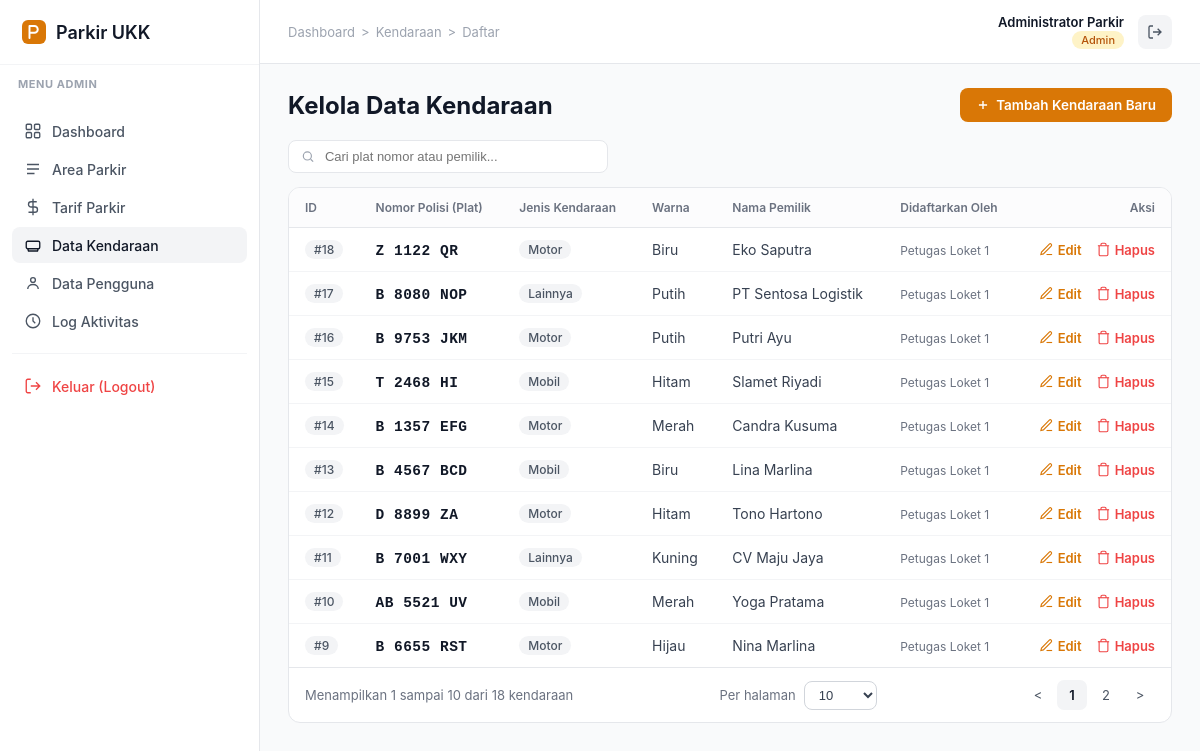
The page /index.php?c=admin&a=kendaraan (signed in) on the database its author committed.
### tables this page shows
CREATE TABLE IF NOT EXISTS tb_kendaraan (
    id_kendaraan INT(11) AUTO_INCREMENT PRIMARY KEY,
    plat_nomor VARCHAR(15) NOT NULL UNIQUE,
    jenis_kendaraan VARCHAR(20) NOT NULL,
    warna VARCHAR(20) NOT NULL,
    pemilik VARCHAR(100) NOT NULL,
    id_user INT(11) NULL,
    CONSTRAINT fk_kendaraan_user FOREIGN KEY (id_user) 
        REFERENCES tb_user (id_user) ON DELETE SET NULL ON UPDATE CASCADE
);

CREATE TABLE IF NOT EXISTS tb_user (
    id_user INT(11) AUTO_INCREMENT PRIMARY KEY,
    nama_lengkap VARCHAR(50) NOT NULL,
    username VARCHAR(50) NOT NULL UNIQUE,
    password VARCHAR(255) NOT NULL,
    role ENUM('admin', 'petugas', 'owner') NOT NULL DEFAULT 'petugas',
    status_aktif TINYINT(1) NOT NULL DEFAULT 1
);

### Controllers/BaseController.php (called while the page is built, shortened)
<?php
abstract class BaseController {
    protected function render($view, $data = []) {
        extract($data);
        require __DIR__ . '/../view/' . $view . '.php';
    }
    protected function halaman($view, $pageTitle, $activeMenu, array $breadcrumbs, array $data = []) {
        $this->render($view, array_merge($data, compact('pageTitle', 'activeMenu', 'breadcrumbs')));
    }
}

### Controllers/AdminController.php (called while the page is built, shortened)
<?php
require_once __DIR__ . '/BaseController.php';
class AdminController extends BaseController {
    public function kendaraan() {
        $mKendaraan = $this->model('m_kendaraan');
        $search     = $this->get('search');
        $tipe       = 'member';
        $pg   = $this->paginasi($mKendaraan->countAll($search, $tipe));
        $rows = $mKendaraan->getAll($search, $pg['perPage'], $pg['offset'], $tipe);
        $this->halaman('admin/kendaraan/index', 'Data Kendaraan', 'kendaraan',
            $this->crumbs('Kendaraan', 'kendaraan', 'Daftar'),
            array_merge($pg, compact('search', 'rows')));
    }
}

### index.php (called while the page is built, shortened)
<?php
$action     = strtolower(trim($_GET['a'] ?? ''));
$objek = new $namaClass();
$objek->$action();

### model/m_base.php (called while the page is built, shortened)
<?php
require_once __DIR__ . '/m_koneksi.php';
abstract class m_base {
    protected $conn;
    public function __construct() {
        $this->conn = (new Koneksi())->getKoneksi();
    }
    protected function ambilSemua($sql) {
        $hasil = mysqli_query($this->conn, $sql);
        $data  = [];
        while ($hasil && $baris = mysqli_fetch_assoc($hasil)) {
            $data[] = $baris;
        }
        return $data;
    }
}

### model/m_koneksi.php (called while the page is built)
<?php
class Koneksi {
    private $host = "localhost";
    private $user = "root";
    private $db   = "parkir";
    private $pass = "";
    private $koneksi = null;
    public function __construct() {
        $sambungan = @mysqli_connect($this->host, $this->user, $this->pass, $this->db);
        if ($sambungan) {
            mysqli_set_charset($sambungan, "utf8mb4");
            mysqli_query($sambungan, "SET time_zone = '+07:00'");
            $this->koneksi = $sambungan;
        }
    }
    public function getKoneksi() {
        return $this->koneksi;
    }
}

### model/m_kendaraan.php (called while the page is built, shortened)
<?php
require_once __DIR__ . '/m_base.php';
class m_kendaraan extends m_base {
    private function selectDasar() {
        return "SELECT k.*, u.nama_lengkap AS nama_petugas, (k.id_user IS NOT NULL) AS is_member
                FROM tb_kendaraan k
                LEFT JOIN tb_user u ON k.id_user = u.id_user";
    }
    private function whereFilter($search, $tipe) {
        $kondisi = [];
        if ($tipe === 'member') {
            $kondisi[] = "k.id_user IS NOT NULL";
        } elseif ($tipe === 'umum') {
            $kondisi[] = "k.id_user IS NULL";
        }
        return $this->buatWhere($kondisi);
    }
    public function getAll($search = '', $limit = 50, $offset = 0, $tipe = '') {
        return $this->ambilSemua($this->selectDasar() . $this->whereFilter($search, $tipe)
                               . " ORDER BY k.id_kendaraan DESC" . $this->buatLimit($limit, $offset));
    }
}

### view/admin/kendaraan/index.php (the view, shortened to what this page needs)
<?php
require __DIR__ . '/../../template/header.php';
?>
<div class="fi-page-header">
    <h1 class="fi-page-title">Kelola Data Kendaraan</h1>
    <div class="fi-page-actions">
        <a href="index.php?c=admin&a=tambah_kendaraan" class="fi-btn fi-btn-primary">
            <svg width="14" height="14" viewBox="0 0 24 24" fill="none" stroke="currentColor" stroke-width="2.4"><path d="M12 5v14M5 12h14"/></svg>
            Tambah Kendaraan Baru
        </a>
    </div>
</div>
<form method="get" style="margin-bottom:14px; display:flex; gap:10px; flex-wrap:wrap; align-items:center;">
    <div class="fi-topbar-search" style="width:100%; max-width:320px; background:#fff;">
        <svg width="15" height="15" viewBox="0 0 24 24" fill="none" stroke="currentColor" stroke-width="2"><circle cx="11" cy="11" r="7"/><path d="M21 21l-4.3-4.3"/></svg>
        <input type="text" name="search" placeholder="Cari plat nomor atau pemilik..." value="<?= htmlspecialchars($search) ?>" onchange="this.form.submit()">
    </div>
</form>
<div class="fi-card">
    <div class="fi-table-wrap">
        <table class="fi-table">
            <thead>
                <tr>
                    <th style="width: 70px;">ID</th>
                    <th>Nomor Polisi (Plat)</th>
                    <th>Jenis Kendaraan</th>
                    <th>Warna</th>
                    <th>Nama Pemilik</th>
                    <th>Didaftarkan Oleh</th>
                    <th style="text-align: right;">Aksi</th>
                </tr>
            </thead>
            <tbody>
            <?php foreach ($rows as $row): ?>
                <tr>
                    <td><span class="fi-badge">#<?= htmlspecialchars($row['id_kendaraan']) ?></span></td>
                    <td>
                        <strong style="font-family: 'Courier New', monospace; font-size: 14.5px; letter-spacing: 0.5px; color: var(--fi-gray-900);">
                            <?= htmlspecialchars($row['plat_nomor']) ?>
                        </strong>
                    </td>
                    <td>
                        <span class="fi-badge" style="text-transform: capitalize; background: #f3f4f6;">
                            <?= htmlspecialchars($row['jenis_kendaraan']) ?>
                        </span>
                    </td>
                    <td><?= htmlspecialchars($row['warna'] ?: '-') ?></td>
                    <td><?= htmlspecialchars($row['pemilik']) ?></td>
                    <td><span style="font-size: 12px; color: var(--fi-gray-500);"><?= htmlspecialchars($row['nama_petugas'] ?? 'Sistem') ?></span></td>
                    <td style="text-align: right;">
                        <div class="fi-row-actions" style="justify-content: flex-end;">
                            <a href="index.php?c=admin&a=ubah_kendaraan&id=<?= urlencode($row['id_kendaraan']) ?>">
                                <svg width="15" height="15" viewBox="0 0 24 24" fill="none" stroke="currentColor" stroke-width="1.8"><path d="M12 20h9"/><path d="M16.5 3.5a2.1 2.1 0 0 1 3 3L7 19l-4 1 1-4 12.5-12.5z"/></svg>Edit
                            </a>
                            <a href="index.php?c=admin&a=hapus_kendaraan&id=<?= urlencode($row['id_kendaraan']) ?>" onclick="return confirm('Apakah Anda yakin ingin menghapus data kendaraan ini?')" style="color: #ef4444;">
                                <svg width="15" height="15" viewBox="0 0 24 24" fill="none" stroke="currentColor" stroke-width="1.8"><polyline points="3 6 5 6 21 6"/><path d="M19 6v14a2 2 0 0 1-2 2H7a2 2 0 0 1-2-2V6m3 0V4a2 2 0 0 1 2-2h4a2 2 0 0 1 2 2v2"/></svg>Hapus
                            </a>
                        </div>
                    </td>
                </tr>
            <?php endforeach; ?>
            </tbody>
        </table>
    </div>
    <div class="fi-table-footer">
        <span>Menampilkan <?= $showingFrom ?> sampai <?= $showingTo ?> dari <?= $total ?> kendaraan</span>
        <div class="fi-per-page">
            <span>Per halaman</span>
            <select onchange="location.href='index.php?c=admin&a=kendaraan&page=1&per_page='+this.value+'&search=<?= urlencode($search) ?>'">
                <?php foreach ($allowedPerPage as $opt): ?>
                    <option value="<?= $opt ?>" <?= $perPage === $opt ? 'selected' : '' ?>><?= $opt ?></option>
                <?php endforeach; ?>
            </select>
        </div>
        <div class="fi-pagination">
            <a href="index.php?c=admin&a=kendaraan&page=<?= max(1, $page - 1) ?>&per_page=<?= $perPage ?>&search=<?= urlencode($search) ?>">&lt;</a>
            <?php for ($p = 1; $p <= $totalPages; $p++): ?>
                <?php if ($p === $page): ?>
                    <span class="is-current"><?= $p ?></span>
                <?php else: ?>
                    <a href="index.php?c=admin&a=kendaraan&page=<?= $p ?>&per_page=<?= $perPage ?>&search=<?= urlencode($search) ?>"><?= $p ?></a>
                <?php endif; ?>
            <?php endfor; ?>
            <a href="index.php?c=admin&a=kendaraan&page=<?= min($totalPages, $page + 1) ?>&per_page=<?= $perPage ?>&search=<?= urlencode($search) ?>">&gt;</a>
        </div>
    </div>
</div>
<?php require __DIR__ . '/../../template/footer.php'; ?>

### view/template/style.css (style rules this page uses)
:root { --fi-primary: #d97706; --fi-primary-light: #fef3c7; --fi-success: #16a34a; --fi-gray-25: #fcfcfd; --fi-gray-50: #f9fafb; --fi-gray-100: #f3f4f6; --fi-gray-200: #e5e7eb; --fi-gray-300: #d1d5db; --fi-gray-400: #9ca3af; --fi-gray-500: #6b7280; --fi-gray-600: #4b5563; --fi-gray-700: #374151; --fi-gray-900: #111827; --sidebar-width: 260px; }
* { box-sizing: border-box; }
body { margin: 0; font-family: "Inter", -apple-system, BlinkMacSystemFont, "Segoe UI", sans-serif; background: var(--fi-gray-50); color: var(--fi-gray-700); font-size: 14px; }
a { text-decoration: none; color: inherit; }
.fi-topbar-search { display: flex; align-items: center; gap: 8px; background: var(--fi-gray-50); border: 1px solid var(--fi-gray-200); border-radius: 8px; padding: 7px 12px; color: var(--fi-gray-400); width: 220px; }
.fi-topbar-search input { border: none; background: transparent; outline: none; font-size: 13px; width: 100%; color: var(--fi-gray-700); }
.fi-page-header { display: flex; align-items: center; justify-content: space-between; margin-bottom: 18px; gap: 16px; flex-wrap: wrap; }
.fi-page-title { font-size: 24px; font-weight: 700; color: var(--fi-gray-900); margin: 0; }
.fi-page-actions { display: flex; gap: 10px; align-items: center; }
.fi-btn { display: inline-flex; align-items: center; gap: 6px; border: none; border-radius: 8px; padding: 9px 16px; font-size: 13.5px; font-weight: 600; cursor: pointer; }
.fi-btn-primary { background: var(--fi-primary); color: #fff; }
.fi-card { background: #fff; border: 1px solid var(--fi-gray-200); border-radius: 12px; overflow: hidden; }
.fi-table-wrap { overflow-x: auto; }
table.fi-table { width: 100%; border-collapse: collapse; }
.fi-table thead th { text-align: left; font-size: 12px; font-weight: 600; color: var(--fi-gray-500); text-transform: none; padding: 12px 16px; border-bottom: 1px solid var(--fi-gray-200); background: var(--fi-gray-25); white-space: nowrap; }
.fi-table tbody td { padding: 12px 16px; border-bottom: 1px solid var(--fi-gray-100); color: var(--fi-gray-700); white-space: nowrap; }
.fi-table tbody tr:last-child td { border-bottom: none; }
.fi-badge { display: inline-flex; padding: 2px 9px; border-radius: 999px; font-size: 12px; font-weight: 500; background: var(--fi-gray-100); color: var(--fi-gray-600); }
.fi-row-actions { display: flex; gap: 14px; align-items: center; }
.fi-row-actions a { font-size: 13px; font-weight: 600; color: var(--fi-primary); display: inline-flex; align-items: center; gap: 4px; }
.fi-table-footer { display: flex; align-items: center; justify-content: space-between; padding: 12px 16px; border-top: 1px solid var(--fi-gray-200); font-size: 13px; color: var(--fi-gray-500); flex-wrap: wrap; gap: 10px; }
.fi-per-page { display: flex; align-items: center; gap: 8px; }
.fi-per-page select { border: 1px solid var(--fi-gray-300); border-radius: 8px; padding: 5px 26px 5px 10px; font-size: 13px; color: var(--fi-gray-700); background: #fff; }
.fi-pagination { display: flex; align-items: center; gap: 4px; }
.fi-pagination a, .fi-pagination span { display: inline-flex; align-items: center; justify-content: center; min-width: 30px; height: 30px; border-radius: 7px; font-size: 13px; color: var(--fi-gray-600); }
.fi-pagination .is-current { background: var(--fi-gray-100); color: var(--fi-gray-900); font-weight: 600; }

### rows shown on the page
tb_kendaraan: id_kendaraan "18", plat_nomor "Z 1122 QR", jenis_kendaraan "Motor", warna "Biru", pemilik "Eko Saputra", id_user.nama_lengkap "Petugas Loket 1"
tb_kendaraan: id_kendaraan "17", plat_nomor "B 8080 NOP", jenis_kendaraan "Lainnya", warna "Putih", pemilik "PT Sentosa Logistik", id_user.nama_lengkap "Petugas Loket 1"
tb_kendaraan: id_kendaraan "16", plat_nomor "B 9753 JKM", jenis_kendaraan "Motor", warna "Putih", pemilik "Putri Ayu", id_user.nama_lengkap "Petugas Loket 1"
tb_kendaraan: id_kendaraan "15", plat_nomor "T 2468 HI", jenis_kendaraan "Mobil", warna "Hitam", pemilik "Slamet Riyadi", id_user.nama_lengkap "Petugas Loket 1"
tb_kendaraan: id_kendaraan "14", plat_nomor "B 1357 EFG", jenis_kendaraan "Motor", warna "Merah", pemilik "Candra Kusuma", id_user.nama_lengkap "Petugas Loket 1"
tb_kendaraan: id_kendaraan "13", plat_nomor "B 4567 BCD", jenis_kendaraan "Mobil", warna "Biru", pemilik "Lina Marlina", id_user.nama_lengkap "Petugas Loket 1"
tb_kendaraan: id_kendaraan "12", plat_nomor "D 8899 ZA", jenis_kendaraan "Motor", warna "Hitam", pemilik "Tono Hartono", id_user.nama_lengkap "Petugas Loket 1"
tb_kendaraan: id_kendaraan "11", plat_nomor "B 7001 WXY", jenis_kendaraan "Lainnya", warna "Kuning", pemilik "CV Maju Jaya", id_user.nama_lengkap "Petugas Loket 1"
tb_kendaraan: id_kendaraan "10", plat_nomor "AB 5521 UV", jenis_kendaraan "Mobil", warna "Merah", pemilik "Yoga Pratama", id_user.nama_lengkap "Petugas Loket 1"
tb_kendaraan: id_kendaraan "9", plat_nomor "B 6655 RST", jenis_kendaraan "Motor", warna "Hijau", pemilik "Nina Marlina", id_user.nama_lengkap "Petugas Loket 1"

### other values the page prints
$userRole ?: 'Utama' "ADMIN"
$crumb['label'] "Dashboard"
$crumb['label'] "Kendaraan"
$crumb['label'] "Daftar"
$userName "Administrator Parkir"
$userRole ?: 'Guest' "Admin"
$showingFrom "1"
$total "18"
